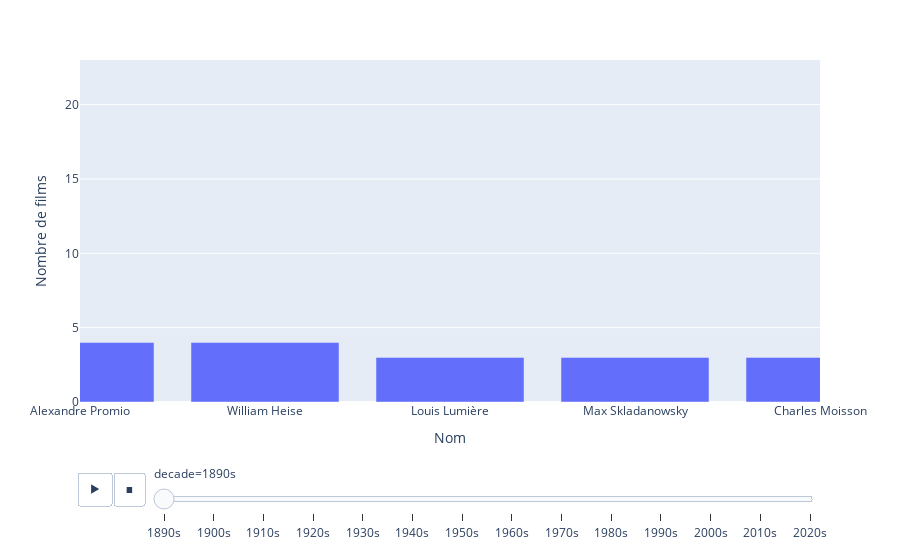

Write notebook code for a chart like this one.
### Code cell
fig = px.bar(df, y='nb_film_max' ,x= 'primaryName', animation_frame='decade')

fig.update_layout(
    xaxis_range=[0,4],
    yaxis_range= [0, df['nb_film_max'].max() + 2],
    xaxis_title="Nom",
    yaxis_title="Nombre de films",
    showlegend=False
)
fig.show()

### Figure 1 — Plotly figure (JSON) as saved in the notebook; plotly's stock layout.template omitted (floating-point values rounded to 4 significant figures)
{"data": [{"hovertemplate": "decade=1890s<br>primaryName=%{x}<br>nb_film_max=%{y}<extra></extra>", "legendgroup": "", "marker": {"color": "#636efa", "pattern": {"shape": ""}}, "name": "", "orientation": "v", "showlegend": false, "textposition": "auto", "type": "bar", "x": ["Alexandre Promio", "William Heise", "Louis Lumière", "Max Skladanowsky", "Charles Moisson"], "xaxis": "x", "y": [4, 4, 3, 3, 3], "yaxis": "y"}], "layout": {"barmode": "relative", "legend": {"tracegroupgap": 0}, "margin": {"t": 60}, "showlegend": false, "sliders": [{"active": 0, "currentvalue": {"prefix": "decade="}, "len": 0.9, "pad": {"b": 10, "t": 60}, "steps": [{"args": [["1890s"], {"frame": {"duration": 0, "redraw": true}, "fromcurrent": true, "mode": "immediate", "transition": {"duration": 0, "easing": "linear"}}], "label": "1890s", "method": "animate"}, {"args": [["1900s"], {"frame": {"duration": 0, "redraw": true}, "fromcurrent": true, "mode": "immediate", "transition": {"duration": 0, "easing": "linear"}}], "label": "1900s", "method": "animate"}, {"args": [["1910s"], {"frame": {"duration": 0, "redraw": true}, "fromcurrent": true, "mode": "immediate", "transition": {"duration": 0, "easing": "linear"}}], "label": "1910s", "method": "animate"}, {"args": [["1920s"], {"frame": {"duration": 0, "redraw": true}, "fromcurrent": true, "mode": "immediate", "transition": {"duration": 0, "easing": "linear"}}], "label": "1920s", "method": "animate"}, {"args": [["1930s"], {"frame": {"duration": 0, "redraw": true}, "fromcurrent": true, "mode": "immediate", "transition": {"duration": 0, "easing": "linear"}}], "label": "1930s", "method": "animate"}, {"args": [["1940s"], {"frame": {"duration": 0, "redraw": true}, "fromcurrent": true, "mode": "immediate", "transition": {"duration": 0, "easing": "linear"}}], "label": "1940s", "method": "animate"}, {"args": [["1950s"], {"frame": {"duration": 0, "redraw": true}, "fromcurrent": true, "mode": "immediate", "transition": {"duration": 0, "easing": "linear"}}], "label": "1950s", "method": "animate"}, {"args": [["1960s"], {"frame": {"duration": 0, "redraw": true}, "fromcurrent": true, "mode": "immediate", "transition": {"duration": 0, "easing": "linear"}}], "label": "1960s", "method": "animate"}, {"args": [["1970s"], {"frame": {"duration": 0, "redraw": true}, "fromcurrent": true, "mode": "immediate", "transition": {"duration": 0, "easing": "linear"}}], "label": "1970s", "method": "animate"}, {"args": [["1980s"], {"frame": {"duration": 0, "redraw": true}, "fromcurrent": true, "mode": "immediate", "transition": {"duration": 0, "easing": "linear"}}], "label": "1980s", "method": "animate"}, {"args": [["1990s"], {"frame": {"duration": 0, "redraw": true}, "fromcurrent": true, "mode": "immediate", "transition": {"duration": 0, "easing": "linear"}}], "label": "1990s", "method": "animate"}, {"args": [["2000s"], {"frame": {"duration": 0, "redraw": true}, "fromcurrent": true, "mode": "immediate", "transition": {"duration": 0, "easing": "linear"}}], "label": "2000s", "method": "animate"}, {"args": [["2010s"], {"frame": {"duration": 0, "redraw": true}, "fromcurrent": true, "mode": "immediate", "transition": {"duration": 0, "easing": "linear"}}], "label": "2010s", "method": "animate"}, {"args": [["2020s"], {"frame": {"duration": 0, "redraw": true}, "fromcurrent": true, "mode": "immediate", "transition": {"duration": 0, "easing": "linear"}}], "label": "2020s", "method": "animate"}], "x": 0.1, "xanchor": "left", "y": 0, "yanchor": "top"}], "updatemenus": [{"buttons": [{"args": [null, {"frame": {"duration": 500, "redraw": true}, "fromcurrent": true, "mode": "immediate", "transition": {"duration": 500, "easing": "linear"}}], "label": "&#9654;", "method": "animate"}, {"args": [[null], {"frame": {"duration": 0, "redraw": true}, "fromcurrent": true, "mode": "immediate", "transition": {"duration": 0, "easing": "linear"}}], "label": "&#9724;", "method": "animate"}], "direction": "left", "pad": {"r": 10, "t": 70}, "showactive": false, "type": "buttons", "x": 0.1, "xanchor": "right", "y": 0, "yanchor": "top"}], "xaxis": {"anchor": "y", "domain": [0, 1], "range": [0, 4], "title": {"text": "Nom"}}, "yaxis": {"anchor": "x", "domain": [0, 1], "range": [0, 23], "title": {"text": "Nombre de films"}}}}
